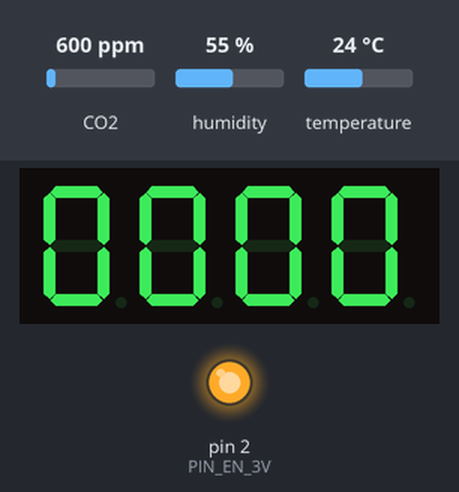
A sketch run on a simulated Arduino Uno, built for the host (arithmetic inside an expression is 32-bit, double 64-bit). On the bench: 4-digit seven-segment display, output pins drawn as LEDs (lit = HIGH). Wiring (inferred from the names in the program): MAX7219 LED driver: data pin 11; clock pin 13; CS pin 9. Inputs (shaded band) come from the test bench; at power-on: CO2 600 ppm, humidity 55 %, temperature 24 °C. Pins used as bus, display or sensor lines are not drawn.

Above: at 3.2 s.
At 4.6 s:
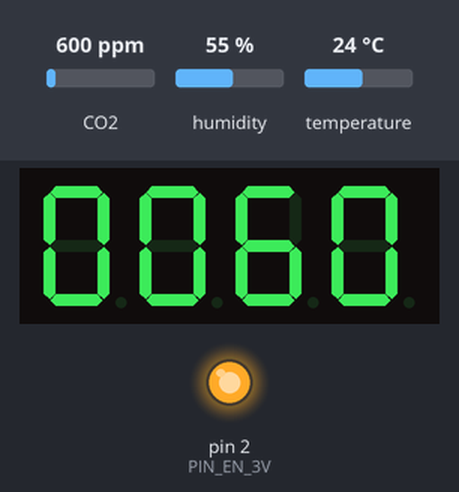

Measured:
- what the display in image 0 shows lasts 1.3 s, from 3.2 s to 4.5 s

The sketch:

spi_led_integrated.ino
```cpp
#include <Arduino.h>
#include <SensirionI2CScd4x.h>
#include <Wire.h>

SensirionI2CScd4x scd4x;


// 11: MOSI/DIN
// 13: SCK/CLK
// 9: !CS (load)
// last 16 bits of serial data are latched on LOAD's rising edge

// to load data, take LOAD low, serially transmit the 16 bits of data, then set load high

// spi_clk -- PB5 = dig 13
// spi_mosi -- PB3 = dig 11
// spi_cs_max -- PB1 = dig 9
#define PIN_DIN 11
#define PIN_CLK 13
#define PIN_LOAD 9

#define PIN_EN_3V 2 // PD2 = dig 2

// #define PIN_DIN 11
// #define PIN_CLK 13
// #define PIN_LOAD 8

// #define PIN_CLK 6
// #define PIN_LOAD 5
// #define PIN_DIN 13

void send_bit(uint8_t bit);
void send_data_raw(uint16_t dat);
void write_reg(uint8_t reg, uint8_t dat);

#define CHAR_0 0x0
#define CHAR_1 0x1
#define CHAR_2 0x2
#define CHAR_3 0x3
#define CHAR_4 0x4
#define CHAR_5 0x5
#define CHAR_6 0x6
#define CHAR_7 0x7
#define CHAR_8 0x8
#define CHAR_9 0x9
#define CHAR_DASH 0xA
#define CHAR_E 0xB
#define CHAR_H 0xC
#define CHAR_L 0xD
#define CHAR_P 0xE
#define CHAR_BLANK 0xF

void write_digit(uint8_t digit, uint8_t character);

void make_co2_reading();
uint16_t last_co2;
float last_humid;
float last_temp;

void setup() {
  Wire.begin();
  uint16_t error;

  pinMode(PIN_DIN, OUTPUT);
  pinMode(PIN_CLK, OUTPUT);
  pinMode(PIN_LOAD, OUTPUT);
  pinMode(PIN_EN_3V, OUTPUT);

  digitalWrite(PIN_DIN, LOW);
  digitalWrite(PIN_CLK, LOW);
  digitalWrite(PIN_LOAD, HIGH);
  digitalWrite(PIN_EN_3V, LOW);

  // soft bringup the max chip
  delay(1000);
  digitalWrite(PIN_EN_3V, HIGH);
  delay(2000);

  // turn on only digit 0
  write_reg(0x9, 0xFF); // decode mode:
  write_reg(0xA, 0x0F); // intensity
  write_reg(0xB, 0x03); // 0x3 for 4 digits
  write_reg(0xC, 0x01); // shutdown

  delay(1000);

  // bring up co2 sense
  scd4x.begin(Wire);
  error = scd4x.stopPeriodicMeasurement();
  error = scd4x.startLowPowerPeriodicMeasurement();

  write_num(0);
}

void loop() {
  // cycle through test digits
  // uint8_t x = 0;
  // while (x <= 9) {
  //   write_digit(0, x);

  //   if (x == 9) {
  //     x = 0;
  //   }
  //   x++;

  //   delay(1000);
  // }

  // uint16_t a = 0;
  // uint16_t inc = 59;
  // while (a <= 9999) {
  //   write_num(a);
  //   if (a > 9999) {
  //     a %= 9999;
  //   }
  //   else {
  //     a += inc;
  //   }
  //   delay(250);
  // }

  make_co2_reading();
  write_num(last_co2);

  unsigned long startMillis = millis();
  while (millis() - startMillis < (1000UL * 60UL * 5UL)); // wait 5m between readings
}


void make_co2_reading() {
  bool is_data_ready = false;
  uint16_t err = scd4x.getDataReadyFlag(is_data_ready);
  if (err) {
    return;
  }

  if (!is_data_ready) {
    return;
  }

  uint16_t tmp_co2;
  err = scd4x.readMeasurement(tmp_co2, last_temp, last_humid);
  if (err) {
    return;
  }

  if (tmp_co2 != 0) {
    last_co2 = tmp_co2;
  }
}

void send_bit(uint8_t bit) {
  // bring data to value
  digitalWrite(PIN_DIN, bit == 0 ? LOW : HIGH);
  // wait a bit
  delay(1); // 1
  // bring clock high to latch value
  digitalWrite(PIN_CLK, HIGH);
  delay(1); // 3

  // bring clock low/hold, prep for next
  digitalWrite(PIN_CLK, LOW);
  delay(1); // 4
}

void send_data_raw(uint16_t dat) {
  digitalWrite(PIN_CLK, LOW);
  digitalWrite(PIN_LOAD, LOW);
  digitalWrite(PIN_DIN, LOW);
  delay(1); // 50
  for (uint8_t i=0; i<16; i++) {
    uint8_t b = (dat>>(15-i)) & 0x01;
    send_bit(b);
  }
  digitalWrite(PIN_LOAD, HIGH);
  digitalWrite(PIN_CLK, LOW);
  digitalWrite(PIN_DIN, LOW);
}

void write_reg(uint8_t reg, uint8_t dat) {
  uint16_t sending = 0x00;
  sending |= dat;
  sending |= (reg << 8);
  send_data_raw(sending);
}

void write_digit(uint8_t digit, uint8_t character) {
  // assume digit is zero-indexed
  write_reg(digit+1, character);
}

void write_num(uint16_t num) {
  uint8_t a = num % 10;
  uint8_t b = (num/10) % 10;
  uint8_t c = (num/100) % 10;
  uint8_t d = (num/1000) % 10;
  write_digit(3, a);
  write_digit(2, b);
  write_digit(1, c);
  write_digit(0, d);
}
```
